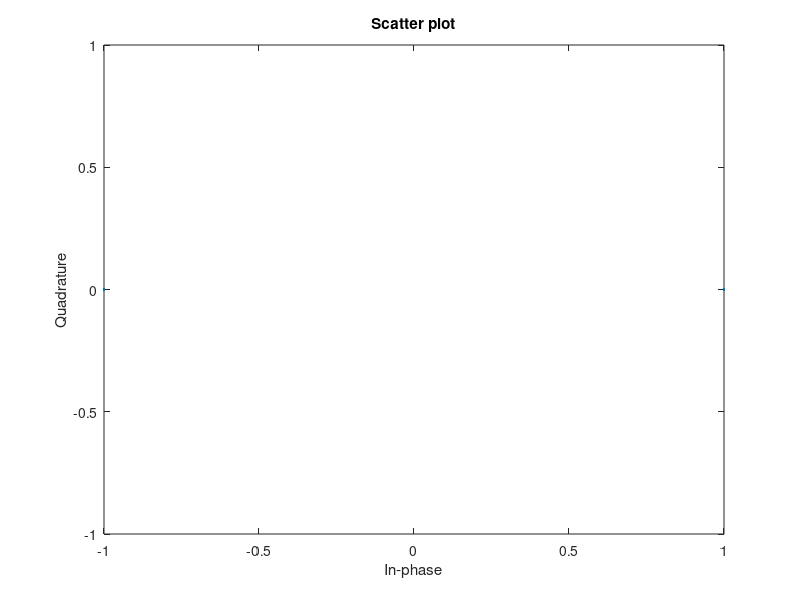
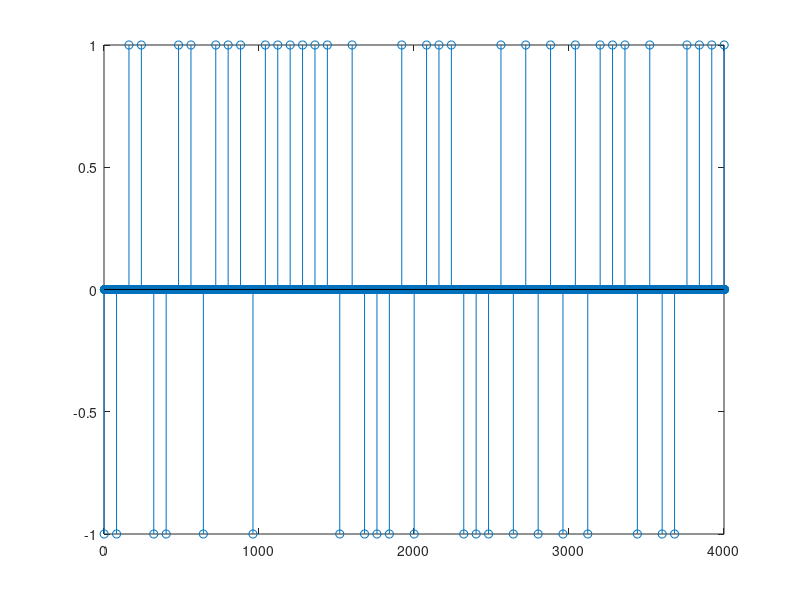

Write the MATLAB code that produced these figures, in order. (Note: this script raises an error after producing the figures.)
clear;
close all;

%%

% Values that we're giving you
Fs = 4e6; % Sampling rate (samples/sec)
Rs = 50e3; % Symbol rate in symbols/sec (baud)
Tmax = 0.1; % Max time for the simulation (sec)
fc = 1e6; % Carrier frequency (Hz)
B = 40e3; % if the 

% Complete these expressions using the variables above
N = Fs*Tmax; % Total number of sample points in the simulation
Ns = Rs*Tmax; % Number of symbols to send
sps = Fs/Rs; % Number of samples per symbol

% Use these variables for plotting
t = linspace(0,Tmax,N); % Time vector
f = linspace(-Fs/2, Fs/2, N); % Frequency vector. Recall from 113 that DFT gives us -f/2 to +f/2

%% Symbol Generation
% Generate random set of bits
bits = randi([0, 1], [1, Ns]);

% Map bits to BPSK symbols
symbs = 2 * (bits - 0.5);

scatterplot(symbs);

% upsample
samples = symbs;
deltas = upsample(samples,sps);

figure;
stem(deltas);
xlim([0 length(deltas)/100]);

%% Pulse Shaping (RRC)

% RRC setup
span = 5;           % number of symbols to truncate RRC
rolloff = 0.5;      % parameter of RRC
RRC = rcosdesign(rolloff, span, sps, 'sqrt');

rect_filt = ones([1, sps]);

symbol_wave = conv(deltas, rect_filt, 'same'); %%%%%%%%%%%%%%%%%%%%

figure;
stem(symbol_wave);
xlim([0 length(deltas)/100]);

%% Carrier Modulation
comp_carr = exp(-1i*2*pi*fc*t);

figure;
plot(comp_carr)

analytic_sig = symbol_wave .* comp_carr;

Tx = real(analytic_sig);
figure;
stem(Tx);
xlim([0 length(Tx)/1000]);

%% Noise and Band Limited Channel
% std_ = 0.01;
noise = 0;%std_ * randn(1,N);
Rx = Tx + noise;
% 
y = apply_channel_bandlimit(Rx, fc, B, Fs); %%%%%%%%%%%%%%%%%%%%%%% Rx
%% SRRC

c = 2*cos(2*pi*fc*t);
s = -2*sin(2*pi*fc*t); %because we get I/2 and Q/2
% demodulate the signal by mixing with NCO signals
inph = y .* c;
quad = y .* s;
% low pass filter to get rid of high frequency components
inph = lowpass(inph, 1.5*10^6, Fs);%filter(lp, 1, inph); might need to LPF them when they're still together??
quad = lowpass(quad, 1.5*10^6, Fs);%filter(lp, 1, quad);

rec_bb = inph + 1i*quad;

y = upfirdn(rec_bb, RRC, 1, 1);
y = y(length(RRC)/2+0.5:end-length(RRC)/2+0.5);

rec_samples = y(1:sps:N);

figure();
scatterplot(rec_samples);
title("RX Constellation Diagram")

%% Bit conversion
%Conversion to bits
bits_received = double(rec_samples > 0);
bit_error_rate = compute_bit_error_rate(bits, bits_received);

fprintf("Bit error rate: %g %%\n",bit_error_rate);

%% Local functions
function bit_error_rate = compute_bit_error_rate(bits_intended, bits_received)
    if (length(bits_intended) ~= length(bits_received))
        bit_error_rate = -1;
    else
        bit_error_rate = (sum(bits_received ~= bits_intended)/length(bits_intended))*100;
    end
end

function received_signal = apply_channel_bandlimit(transmitted_signal, fc, B, Fs)
    s = tf('s');
    Hc = B*s/(s^2 + s*B + fc^2);
    Hd = c2d(Hc, 1/Fs, 'tustin');
    [a, b] = tfdata(Hd);
    
    received_signal = real(filter(a{:}, b{:}, transmitted_signal));
end
